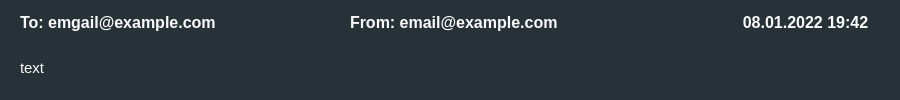
<?xml version="1.0" encoding="UTF-8"?>
<ui version="4.0">
 <class>Form</class>
 <widget class="QWidget" name="Form">
  <property name="geometry">
   <rect>
    <x>0</x>
    <y>0</y>
    <width>900</width>
    <height>100</height>
   </rect>
  </property>
  <property name="sizePolicy">
   <sizepolicy hsizetype="Fixed" vsizetype="Fixed">
    <horstretch>0</horstretch>
    <verstretch>0</verstretch>
   </sizepolicy>
  </property>
  <property name="minimumSize">
   <size>
    <width>900</width>
    <height>100</height>
   </size>
  </property>
  <property name="baseSize">
   <size>
    <width>900</width>
    <height>100</height>
   </size>
  </property>
  <property name="palette">
   <palette>
    <active>
     <colorrole role="WindowText">
      <brush brushstyle="SolidPattern">
       <color alpha="255">
        <red>250</red>
        <green>250</green>
        <blue>250</blue>
       </color>
      </brush>
     </colorrole>
     <colorrole role="Button">
      <brush brushstyle="SolidPattern">
       <color alpha="255">
        <red>38</red>
        <green>50</green>
        <blue>56</blue>
       </color>
      </brush>
     </colorrole>
     <colorrole role="Text">
      <brush brushstyle="SolidPattern">
       <color alpha="255">
        <red>250</red>
        <green>250</green>
        <blue>250</blue>
       </color>
      </brush>
     </colorrole>
     <colorrole role="ButtonText">
      <brush brushstyle="SolidPattern">
       <color alpha="255">
        <red>250</red>
        <green>250</green>
        <blue>250</blue>
       </color>
      </brush>
     </colorrole>
     <colorrole role="Base">
      <brush brushstyle="SolidPattern">
       <color alpha="255">
        <red>38</red>
        <green>50</green>
        <blue>56</blue>
       </color>
      </brush>
     </colorrole>
     <colorrole role="Window">
      <brush brushstyle="SolidPattern">
       <color alpha="255">
        <red>38</red>
        <green>50</green>
        <blue>56</blue>
       </color>
      </brush>
     </colorrole>
     <colorrole role="Highlight">
      <brush brushstyle="SolidPattern">
       <color alpha="255">
        <red>0</red>
        <green>120</green>
        <blue>215</blue>
       </color>
      </brush>
     </colorrole>
     <colorrole role="PlaceholderText">
      <brush brushstyle="SolidPattern">
       <color alpha="255">
        <red>250</red>
        <green>250</green>
        <blue>250</blue>
       </color>
      </brush>
     </colorrole>
    </active>
    <inactive>
     <colorrole role="WindowText">
      <brush brushstyle="SolidPattern">
       <color alpha="255">
        <red>250</red>
        <green>250</green>
        <blue>250</blue>
       </color>
      </brush>
     </colorrole>
     <colorrole role="Button">
      <brush brushstyle="SolidPattern">
       <color alpha="255">
        <red>38</red>
        <green>50</green>
        <blue>56</blue>
       </color>
      </brush>
     </colorrole>
     <colorrole role="Text">
      <brush brushstyle="SolidPattern">
       <color alpha="255">
        <red>250</red>
        <green>250</green>
        <blue>250</blue>
       </color>
      </brush>
     </colorrole>
     <colorrole role="ButtonText">
      <brush brushstyle="SolidPattern">
       <color alpha="255">
        <red>250</red>
        <green>250</green>
        <blue>250</blue>
       </color>
      </brush>
     </colorrole>
     <colorrole role="Base">
      <brush brushstyle="SolidPattern">
       <color alpha="255">
        <red>38</red>
        <green>50</green>
        <blue>56</blue>
       </color>
      </brush>
     </colorrole>
     <colorrole role="Window">
      <brush brushstyle="SolidPattern">
       <color alpha="255">
        <red>38</red>
        <green>50</green>
        <blue>56</blue>
       </color>
      </brush>
     </colorrole>
     <colorrole role="Highlight">
      <brush brushstyle="SolidPattern">
       <color alpha="255">
        <red>240</red>
        <green>240</green>
        <blue>240</blue>
       </color>
      </brush>
     </colorrole>
     <colorrole role="PlaceholderText">
      <brush brushstyle="SolidPattern">
       <color alpha="255">
        <red>250</red>
        <green>250</green>
        <blue>250</blue>
       </color>
      </brush>
     </colorrole>
    </inactive>
    <disabled>
     <colorrole role="WindowText">
      <brush brushstyle="SolidPattern">
       <color alpha="255">
        <red>250</red>
        <green>250</green>
        <blue>250</blue>
       </color>
      </brush>
     </colorrole>
     <colorrole role="Button">
      <brush brushstyle="SolidPattern">
       <color alpha="255">
        <red>38</red>
        <green>50</green>
        <blue>56</blue>
       </color>
      </brush>
     </colorrole>
     <colorrole role="Text">
      <brush brushstyle="SolidPattern">
       <color alpha="255">
        <red>250</red>
        <green>250</green>
        <blue>250</blue>
       </color>
      </brush>
     </colorrole>
     <colorrole role="ButtonText">
      <brush brushstyle="SolidPattern">
       <color alpha="255">
        <red>250</red>
        <green>250</green>
        <blue>250</blue>
       </color>
      </brush>
     </colorrole>
     <colorrole role="Base">
      <brush brushstyle="SolidPattern">
       <color alpha="255">
        <red>38</red>
        <green>50</green>
        <blue>56</blue>
       </color>
      </brush>
     </colorrole>
     <colorrole role="Window">
      <brush brushstyle="SolidPattern">
       <color alpha="255">
        <red>38</red>
        <green>50</green>
        <blue>56</blue>
       </color>
      </brush>
     </colorrole>
     <colorrole role="Highlight">
      <brush brushstyle="SolidPattern">
       <color alpha="255">
        <red>0</red>
        <green>120</green>
        <blue>215</blue>
       </color>
      </brush>
     </colorrole>
     <colorrole role="PlaceholderText">
      <brush brushstyle="SolidPattern">
       <color alpha="255">
        <red>250</red>
        <green>250</green>
        <blue>250</blue>
       </color>
      </brush>
     </colorrole>
    </disabled>
   </palette>
  </property>
  <property name="font">
   <font>
    <pointsize>12</pointsize>
   </font>
  </property>
  <property name="windowTitle">
   <string>Form</string>
  </property>
  <property name="styleSheet">
   <string notr="true">background-color: #263238;
border:none;
border-radius: 5px;
margin: 2px;
color: #FAFAFA;</string>
  </property>
  <widget class="QLabel" name="tolabel">
   <property name="geometry">
    <rect>
     <x>20</x>
     <y>7</y>
     <width>321</width>
     <height>31</height>
    </rect>
   </property>
   <property name="font">
    <font>
     <pointsize>12</pointsize>
     <bold>true</bold>
    </font>
   </property>
   <property name="styleSheet">
    <string notr="true">border: none;
margin: 0px;</string>
   </property>
   <property name="text">
    <string>To: emgail@example.com</string>
   </property>
  </widget>
  <widget class="QLabel" name="fromlabel">
   <property name="geometry">
    <rect>
     <x>350</x>
     <y>7</y>
     <width>361</width>
     <height>31</height>
    </rect>
   </property>
   <property name="font">
    <font>
     <pointsize>12</pointsize>
     <bold>true</bold>
    </font>
   </property>
   <property name="layoutDirection">
    <enum>Qt::LeftToRight</enum>
   </property>
   <property name="styleSheet">
    <string notr="true">border: none;
margin: 0px;</string>
   </property>
   <property name="text">
    <string>From: email@example.com</string>
   </property>
   <property name="alignment">
    <set>Qt::AlignLeading|Qt::AlignLeft|Qt::AlignVCenter</set>
   </property>
  </widget>
  <widget class="QLabel" name="textlabel">
   <property name="geometry">
    <rect>
     <x>20</x>
     <y>42</y>
     <width>861</width>
     <height>51</height>
    </rect>
   </property>
   <property name="font">
    <font>
     <pointsize>11</pointsize>
    </font>
   </property>
   <property name="layoutDirection">
    <enum>Qt::LeftToRight</enum>
   </property>
   <property name="styleSheet">
    <string notr="true">border: none;
margin: 0px;</string>
   </property>
   <property name="text">
    <string>text</string>
   </property>
   <property name="alignment">
    <set>Qt::AlignLeading|Qt::AlignLeft|Qt::AlignVCenter</set>
   </property>
   <property name="wordWrap">
    <bool>true</bool>
   </property>
  </widget>
  <widget class="QLabel" name="datelabel">
   <property name="geometry">
    <rect>
     <x>720</x>
     <y>7</y>
     <width>171</width>
     <height>31</height>
    </rect>
   </property>
   <property name="font">
    <font>
     <pointsize>12</pointsize>
     <bold>true</bold>
    </font>
   </property>
   <property name="layoutDirection">
    <enum>Qt::LeftToRight</enum>
   </property>
   <property name="styleSheet">
    <string notr="true">border: none;
margin: 0px;</string>
   </property>
   <property name="text">
    <string>08.01.2022 19:42</string>
   </property>
   <property name="alignment">
    <set>Qt::AlignCenter</set>
   </property>
  </widget>
 </widget>
 <resources/>
 <connections/>
</ui>
